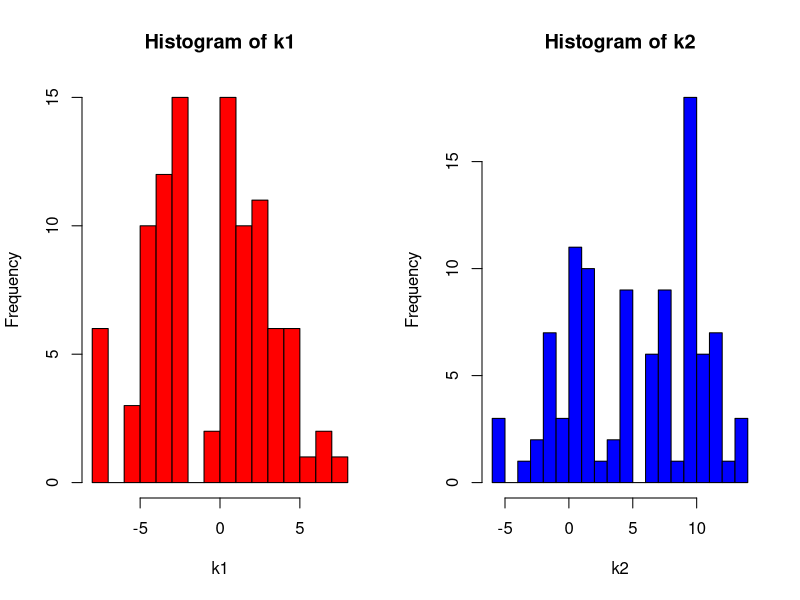

This figure's R source:
(9.51-10)/(4.65/sqrt(40))
pnorm(-0.6665)

# Q10 用抽样法解题
x<-c(-5,-4,-3,-2,1,7,10,11,17,18)
y<-c(-11,-5,-3,-3,-1,-1,-1,2,3,5,12)
mean(x)-mean(y)
median(x)-median(y)

library(data.table)
s<-data.table(idx=c(1:21), diff=c(x,y))
k1<-rep(NA,100)
k2<-rep(NA,100)

for (i in 1:100) {
  # 一般性抽样，感觉有问题，不知是否对题目说明理解错误
  s_idx<-sample(1:21,10)
  t<-s[idx %in% s_idx,diff]
  p<-s[!(idx %in% s_idx),diff]
  k1[i]=median(t) -median(p)
  
  # bootrap方式抽样，感觉这才是正确的
  t2<-sample(x,10, replace=TRUE)
  p2<-sample(y,11, replace=TRUE)
  k2[i]=median(t2) -median(p2)
}
par(mfrow=c(1,2))
hist(k1,breaks=20,col="red")
hist(k2,breaks=20,col="blue")

# 从图2观察，以5为轴对称

# Q11，题目大概是求x=5的p-value?，一个点算1%

